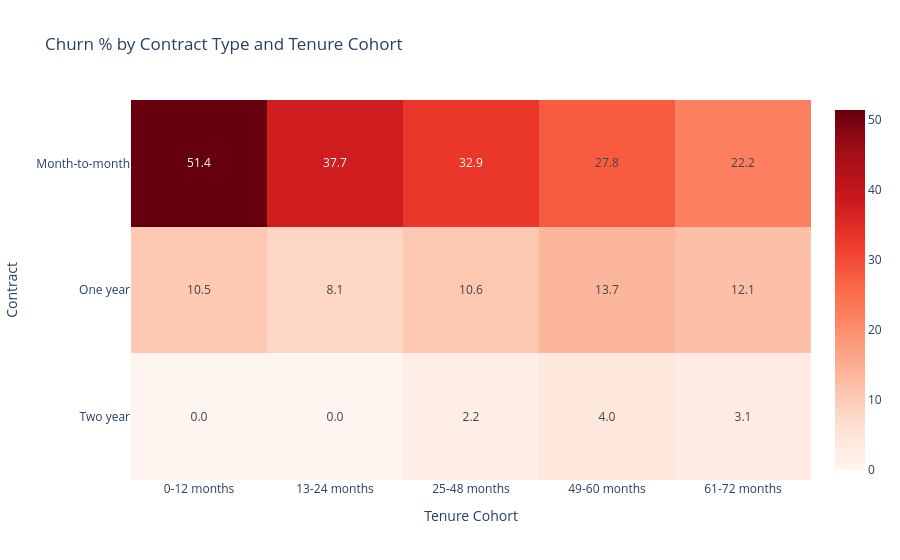
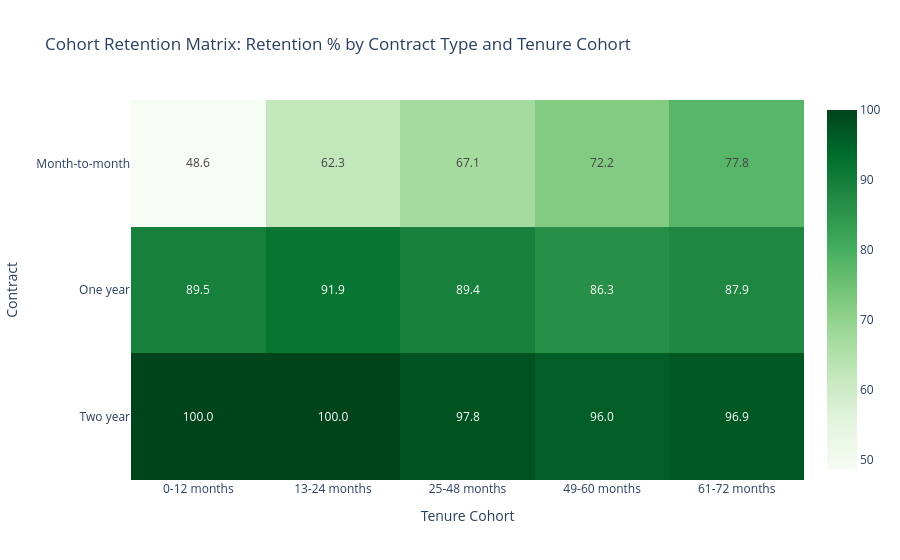

Source (notebook cell) for these figures, in order:
### Code cell
fig = px.imshow(churn_matrix, text_auto=".1f", color_continuous_scale="Reds", aspect="auto",
                title="Churn % by Contract Type and Tenure Cohort")
fig.update_layout(xaxis_title="Tenure Cohort", yaxis_title="Contract")
fig.write_html(OUT_DIR / "03_churn_heatmap_contract_tenure.html")
fig.show()

fig = px.imshow(retention_matrix, text_auto=".1f", color_continuous_scale="Greens", aspect="auto",
                title="Cohort Retention Matrix: Retention % by Contract Type and Tenure Cohort")
fig.update_layout(xaxis_title="Tenure Cohort", yaxis_title="Contract")
fig.write_html(OUT_DIR / "04_retention_matrix_contract_tenure.html")
fig.show()

### Figure 1 — Plotly figure (JSON) as saved in the notebook; plotly's stock layout.template omitted (floating-point values rounded to 4 significant figures)
{"data": [{"coloraxis": "coloraxis", "hovertemplate": "TenureCohort: %{x}<br>Contract: %{y}<br>color: %{z}<extra></extra>", "name": "0", "texttemplate": "%{z:.1f}", "type": "heatmap", "x": ["0-12 months", "13-24 months", "25-48 months", "49-60 months", "61-72 months"], "xaxis": "x", "y": ["Month-to-month", "One year", "Two year"], "yaxis": "y", "z": [[51.4, 37.7, 32.9, 27.8, 22.2], [10.5, 8.1, 10.6, 13.7, 12.1], [0.0, 0.0, 2.2, 4.0, 3.1]]}], "layout": {"coloraxis": {"autocolorscale": false, "colorscale": [[0, "rgb(255,245,240)"], [0.125, "rgb(254,224,210)"], [0.25, "rgb(252,187,161)"], [0.375, "rgb(252,146,114)"], [0.5, "rgb(251,106,74)"], [0.625, "rgb(239,59,44)"], [0.75, "rgb(203,24,29)"], [0.875, "rgb(165,15,21)"], [1, "rgb(103,0,13)"]]}, "title": {"text": "Churn % by Contract Type and Tenure Cohort"}, "xaxis": {"anchor": "y", "domain": [0, 1], "title": {"text": "Tenure Cohort"}}, "yaxis": {"anchor": "x", "autorange": "reversed", "domain": [0, 1], "title": {"text": "Contract"}}}}

### Figure 2 — Plotly figure (JSON) as saved in the notebook; plotly's stock layout.template omitted (floating-point values rounded to 4 significant figures)
{"data": [{"coloraxis": "coloraxis", "hovertemplate": "TenureCohort: %{x}<br>Contract: %{y}<br>color: %{z}<extra></extra>", "name": "0", "texttemplate": "%{z:.1f}", "type": "heatmap", "x": ["0-12 months", "13-24 months", "25-48 months", "49-60 months", "61-72 months"], "xaxis": "x", "y": ["Month-to-month", "One year", "Two year"], "yaxis": "y", "z": [[48.6, 62.3, 67.1, 72.2, 77.8], [89.5, 91.9, 89.4, 86.3, 87.9], [100.0, 100.0, 97.8, 96.0, 96.9]]}], "layout": {"coloraxis": {"autocolorscale": false, "colorscale": [[0, "rgb(247,252,245)"], [0.125, "rgb(229,245,224)"], [0.25, "rgb(199,233,192)"], [0.375, "rgb(161,217,155)"], [0.5, "rgb(116,196,118)"], [0.625, "rgb(65,171,93)"], [0.75, "rgb(35,139,69)"], [0.875, "rgb(0,109,44)"], [1, "rgb(0,68,27)"]]}, "title": {"text": "Cohort Retention Matrix: Retention % by Contract Type and Tenure Cohort"}, "xaxis": {"anchor": "y", "domain": [0, 1], "title": {"text": "Tenure Cohort"}}, "yaxis": {"anchor": "x", "autorange": "reversed", "domain": [0, 1], "title": {"text": "Contract"}}}}
